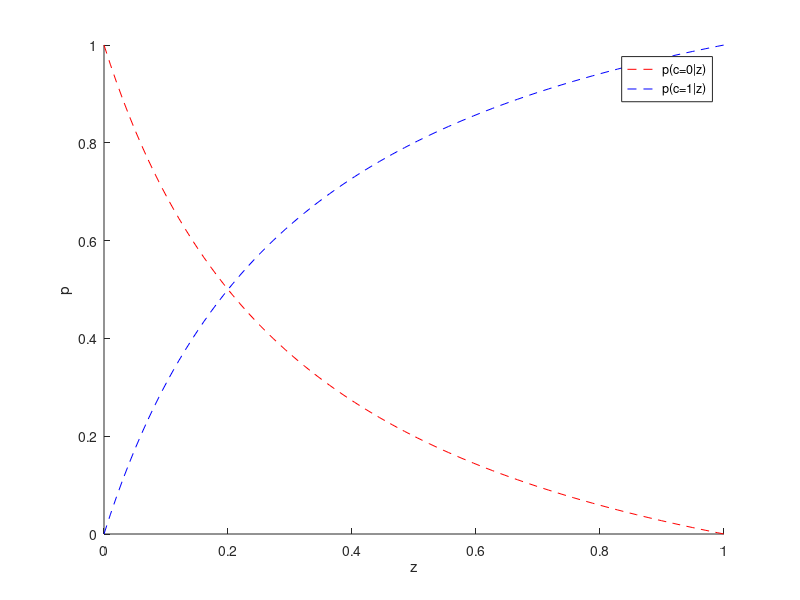

MATLAB code for this plot:
%% Exercise 1.3
p_c0 = @(z)((1-z.^2)./((3.*z+1).*(z+1)));
p_c1 = @(z)(z./((3.*z+1)./4));
z = linspace(0,1,100);

figure; hold on; 
plot(z,p_c0(z),'r--')
plot(z,p_c1(z),'b--')
legend('p(c=0|z)','p(c=1|z)')
xlabel('z')
ylabel('p')


%%